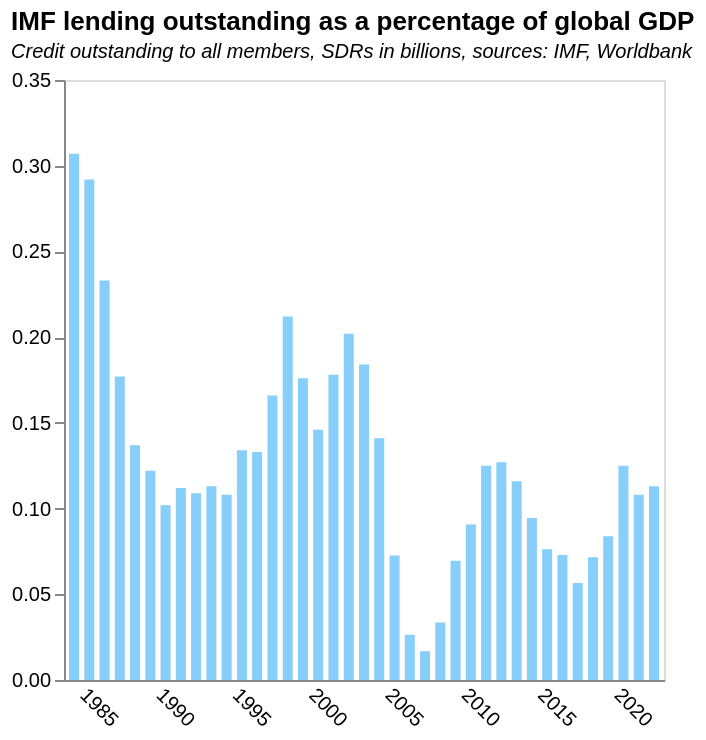

Write a Vega-Lite specification for this figure.
### Vega-Lite specification from a JSON file in a GitHub repository (floating-point values rounded to 4 significant figures)
{"$schema": "https://vega.github.io/schema/vega-lite/v5.json", "title": {"text": "IMF lending outstanding as a percentage of global GDP", "subtitle": "Credit outstanding to all members, SDRs in billions, sources: IMF, Worldbank", "subtitleFontStyle": "italic", "subtitleFontSize": 10, "anchor": "start", "color": "black"}, "data": {"values": [{"Date": "08/31/2022", "GRA Purchases": "93769635059", "PRGT 1/2/": "15254184552", "Totals": "1.09E+11", "Year": "2022", "Total_billion": "109.0238196", "World_GDP": "9.61E+13", "Normalised_totals": "1.13E-03", "totals_as%ofGDP": "1.13E-01", "": "8.66529E+13"}, {"Date": "12/31/2021", "GRA Purchases": "89474552025", "PRGT 1/2/": "14554823681", "Totals": "1.04E+11", "Year": "2021", "Total_billion": "104.0293757", "World_GDP": "9.61E+13", "Normalised_totals": "1.08E-03", "totals_as%ofGDP": "1.08E-01", "": ""}, {"Date": "12/31/2020", "GRA Purchases": "93408630285", "PRGT 1/2/": "12481816684", "Totals": "1.06E+11", "Year": "2020", "Total_billion": "105.890447", "World_GDP": "8.49E+13", "Normalised_totals": "1.25E-03", "totals_as%ofGDP": "1.25E-01", "": ""}, {"Date": "12/31/2019", "GRA Purchases": "66945509865", "PRGT 1/2/": "6590835450", "Totals": "73536345315", "Year": "2019", "Total_billion": "73.53634532", "World_GDP": "8.77E+13", "Normalised_totals": "8.38E-04", "totals_as%ofGDP": "8.38E-02", "": ""}, {"Date": "12/31/2018", "GRA Purchases": "55395611392", "PRGT 1/2/": "6426181029", "Totals": "61821792421", "Year": "2018", "Total_billion": "61.82179242", "World_GDP": "8.64E+13", "Normalised_totals": "7.16E-04", "totals_as%ofGDP": "7.16E-02", "": ""}, {"Date": "12/31/2017", "GRA Purchases": "39585385873", "PRGT 1/2/": "6522280669", "Totals": "46107666542", "Year": "2017", "Total_billion": "46.10766654", "World_GDP": "8.14E+13", "Normalised_totals": "5.66E-04", "totals_as%ofGDP": "5.66E-02", "": ""}, {"Date": "12/31/2016", "GRA Purchases": "49267630851", "PRGT 1/2/": "6482647937", "Totals": "55750278788", "Year": "2016", "Total_billion": "55.75027879", "World_GDP": "7.65E+13", "Normalised_totals": "7.29E-04", "totals_as%ofGDP": "7.29E-02", "": ""}, {"Date": "12/31/2015", "GRA Purchases": "50757840741", "PRGT 1/2/": "6575911158", "Totals": "57333751899", "Year": "2015", "Total_billion": "57.3337519", "World_GDP": "7.52E+13", "Normalised_totals": "7.62E-04", "totals_as%ofGDP": "7.62E-02", "": ""}, {"Date": "12/31/2014", "GRA Purchases": "69041563463", "PRGT 1/2/": "6292755583", "Totals": "75334319046", "Year": "2014", "Total_billion": "75.33431905", "World_GDP": "7.97E+13", "Normalised_totals": "9.45E-04", "totals_as%ofGDP": "9.45E-02", "": ""}, {"Date": "12/31/2013", "GRA Purchases": "83899249061", "PRGT 1/2/": "6174392682", "Totals": "90073641743", "Year": "2013", "Total_billion": "90.07364174", "World_GDP": "7.76E+13", "Normalised_totals": "1.16E-03", "totals_as%ofGDP": "1.16E-01", "": ""}, {"Date": "12/31/2012", "GRA Purchases": "90042348252", "PRGT 1/2/": "5766292503", "Totals": "95808640755", "Year": "2012", "Total_billion": "95.80864076", "World_GDP": "7.55E+13", "Normalised_totals": "1.27E-03", "totals_as%ofGDP": "1.27E-01", "": ""}, {"Date": "12/31/2011", "GRA Purchases": "87276915790", "PRGT 1/2/": "5308609594", "Totals": "92585525384", "Year": "2011", "Total_billion": "92.58552538", "World_GDP": "7.39E+13", "Normalised_totals": "1.25E-03", "totals_as%ofGDP": "1.25E-01", "": ""}, {"Date": "12/31/2010", "GRA Purchases": "55620104510", "PRGT 1/2/": "4819344134", "Totals": "60439448644", "Year": "2010", "Total_billion": "60.43944864", "World_GDP": "6.66E+13", "Normalised_totals": "9.07E-04", "totals_as%ofGDP": "9.07E-02", "": ""}, {"Date": "12/31/2009", "GRA Purchases": "37221142436", "PRGT 1/2/": "5079705286", "Totals": "42300847722", "Year": "2009", "Total_billion": "42.30084772", "World_GDP": "6.08E+13", "Normalised_totals": "6.96E-04", "totals_as%ofGDP": "6.96E-02", "": ""}, {"Date": "12/31/2008", "GRA Purchases": "17514964723", "PRGT 1/2/": "3972372030", "Totals": "21487336753", "Year": "2008", "Total_billion": "21.48733675", "World_GDP": "6.41E+13", "Normalised_totals": "3.35E-04", "totals_as%ofGDP": "3.35E-02", "": ""}, {"Date": "12/31/2007", "GRA Purchases": "6036146757", "PRGT 1/2/": "3796945581", "Totals": "9833092338", "Year": "2007", "Total_billion": "9.833092338", "World_GDP": "5.84E+13", "Normalised_totals": "1.68E-04", "totals_as%ofGDP": "1.68E-02", "": ""}, {"Date": "12/31/2006", "GRA Purchases": "9822640239", "PRGT 1/2/": "3844020520", "Totals": "13666660759", "Year": "2006", "Total_billion": "13.66666076", "World_GDP": "5.18E+13", "Normalised_totals": "2.64E-04", "totals_as%ofGDP": "2.64E-02", "": ""}, {"Date": "12/31/2005", "GRA Purchases": "28432143237", "PRGT 1/2/": "6282121668", "Totals": "34714264905", "Year": "2005", "Total_billion": "34.71426491", "World_GDP": "4.78E+13", "Normalised_totals": "7.26E-04", "totals_as%ofGDP": "7.26E-02", "": ""}, {"Date": "12/31/2004", "GRA Purchases": "55373766674", "PRGT 1/2/": "6766029353", "Totals": "62139796027", "Year": "2004", "Total_billion": "62.13979603", "World_GDP": "4.41E+13", "Normalised_totals": "1.41E-03", "totals_as%ofGDP": "1.41E-01", "": ""}, {"Date": "12/31/2003", "GRA Purchases": "65032062712", "PRGT 1/2/": "6880893268", "Totals": "71912955980", "Year": "2003", "Total_billion": "71.91295598", "World_GDP": "3.91E+13", "Normalised_totals": "1.84E-03", "totals_as%ofGDP": "1.84E-01", "": ""}, {"Date": "12/31/2002", "GRA Purchases": "63601058794", "PRGT 1/2/": "6868671012", "Totals": "70469729806", "Year": "2002", "Total_billion": "70.46972981", "World_GDP": "3.49E+13", "Normalised_totals": "2.02E-03", "totals_as%ofGDP": "2.02E-01", "": ""}, {"Date": "12/31/2001", "GRA Purchases": "53477225409", "PRGT 1/2/": "6424578684", "Totals": "59901804093", "Year": "2001", "Total_billion": "59.90180409", "World_GDP": "3.36E+13", "Normalised_totals": "1.78E-03", "totals_as%ofGDP": "1.78E-01", "": ""}, {"Date": "12/31/2000", "GRA Purchases": "42990531049", "PRGT 1/2/": "6331595468", "Totals": "49322126517", "Year": "2000", "Total_billion": "49.32212652", "World_GDP": "3.38E+13", "Normalised_totals": "1.46E-03", "totals_as%ofGDP": "1.46E-01", "": ""}, {"Date": "12/31/1999", "GRA Purchases": "51061861875", "PRGT 1/2/": "6434274362", "Totals": "57496136237", "Year": "1999", "Total_billion": "57.49613624", "World_GDP": "3.27E+13", "Normalised_totals": "1.76E-03", "totals_as%ofGDP": "1.76E-01", "": ""}, {"Date": "12/31/1998", "GRA Purchases": "60451017051", "PRGT 1/2/": "6288825925", "Totals": "66739842976", "Year": "1998", "Total_billion": "66.73984298", "World_GDP": "3.15E+13", "Normalised_totals": "2.12E-03", "totals_as%ofGDP": "2.12E-01", "": ""}, {"Date": "12/31/1997", "GRA Purchases": "46559033783", "PRGT 1/2/": "6009867422", "Totals": "52568901205", "Year": "1997", "Total_billion": "52.56890121", "World_GDP": "3.16E+13", "Normalised_totals": "1.66E-03", "totals_as%ofGDP": "1.66E-01", "": ""}, {"Date": "12/31/1996", "GRA Purchases": "36127472805", "PRGT 1/2/": "5881609752", "Totals": "42009082557", "Year": "1996", "Total_billion": "42.00908256", "World_GDP": "3.17E+13", "Normalised_totals": "1.33E-03", "totals_as%ofGDP": "1.33E-01", "": ""}, {"Date": "12/31/1995", "GRA Purchases": "35929173412", "PRGT 1/2/": "5657438528", "Totals": "41586611940", "Year": "1995", "Total_billion": "41.58661194", "World_GDP": "3.10E+13", "Normalised_totals": "1.34E-03", "totals_as%ofGDP": "1.34E-01", "": ""}, {"Date": "12/31/1994", "GRA Purchases": "25611676952", "PRGT 1/2/": "4599768498", "Totals": "30211445450", "Year": "1994", "Total_billion": "30.21144545", "World_GDP": "2.79E+13", "Normalised_totals": "1.08E-03", "totals_as%ofGDP": "1.08E-01", "": ""}, {"Date": "12/31/1993", "GRA Purchases": "25196745031", "PRGT 1/2/": "3942792899", "Totals": "29139537930", "Year": "1993", "Total_billion": "29.13953793", "World_GDP": "2.58E+13", "Normalised_totals": "1.13E-03", "totals_as%ofGDP": "1.13E-01", "": ""}, {"Date": "12/31/1992", "GRA Purchases": "23967172718", "PRGT 1/2/": "3804463796", "Totals": "27771636514", "Year": "1992", "Total_billion": "27.77163651", "World_GDP": "2.54E+13", "Normalised_totals": "1.09E-03", "totals_as%ofGDP": "1.09E-01", "": ""}, {"Date": "12/31/1991", "GRA Purchases": "23378573926", "PRGT 1/2/": "3285717796", "Totals": "26664291722", "Year": "1991", "Total_billion": "26.66429172", "World_GDP": "2.38E+13", "Normalised_totals": "1.12E-03", "totals_as%ofGDP": "1.12E-01", "": ""}, {"Date": "12/31/1990", "GRA Purchases": "20731851093", "PRGT 1/2/": "2571911617", "Totals": "23303762710", "Year": "1990", "Total_billion": "23.30376271", "World_GDP": "2.28E+13", "Normalised_totals": "1.02E-03", "totals_as%ofGDP": "1.02E-01", "": ""}, {"Date": "12/31/1989", "GRA Purchases": "22315104224", "PRGT 1/2/": "2334886562", "Totals": "24649990786", "Year": "1989", "Total_billion": "24.64999079", "World_GDP": "2.02E+13", "Normalised_totals": "1.22E-03", "totals_as%ofGDP": "1.22E-01", "": ""}, {"Date": "12/31/1988", "GRA Purchases": "24750004884", "PRGT 1/2/": "1773964293", "Totals": "26523969177", "Year": "1988", "Total_billion": "26.52396918", "World_GDP": "1.93E+13", "Normalised_totals": "1.37E-03", "totals_as%ofGDP": "1.37E-01", "": ""}, {"Date": "12/31/1987", "GRA Purchases": "28751979125", "PRGT 1/2/": "1866342930", "Totals": "30618322055", "Year": "1987", "Total_billion": "30.61832206", "World_GDP": "1.73E+13", "Normalised_totals": "1.77E-03", "totals_as%ofGDP": "1.77E-01", "": ""}, {"Date": "12/31/1986", "GRA Purchases": "33334905644", "PRGT 1/2/": "2013169931", "Totals": "35348075575", "Year": "1986", "Total_billion": "35.34807558", "World_GDP": "1.52E+13", "Normalised_totals": "2.33E-03", "totals_as%ofGDP": "2.33E-01", "": ""}, {"Date": "12/31/1985", "GRA Purchases": "35194787249", "PRGT 1/2/": "2470247948", "Totals": "37665035197", "Year": "1985", "Total_billion": "37.6650352", "World_GDP": "1.29E+13", "Normalised_totals": "2.92E-03", "totals_as%ofGDP": "2.92E-01", "": ""}, {"Date": "12/31/1984", "GRA Purchases": "34936772393", "PRGT 1/2/": "2769874900", "Totals": "37706647293", "Year": "1984", "Total_billion": "37.70664729", "World_GDP": "1.23E+13", "Normalised_totals": "3.07E-03", "totals_as%ofGDP": "3.07E-01", "": ""}, {"Date": "", "GRA Purchases": "", "PRGT 1/2/": "", "Totals": "", "Year": "", "Total_billion": "", "World_GDP": "", "Normalised_totals": "", "totals_as%ofGDP": "", "": ""}, {"Date": "", "GRA Purchases": "", "PRGT 1/2/": "", "Totals": "", "Year": "", "Total_billion": "", "World_GDP": "", "Normalised_totals": "", "totals_as%ofGDP": "", "": ""}, {"Date": " 1/ Includes loans under the Structural Adjustment Facility and Trust Fund.", "GRA Purchases": "", "PRGT 1/2/": "", "Totals": "", "Year": "", "Total_billion": "", "World_GDP": "", "Normalised_totals": "", "totals_as%ofGDP": "", "": ""}, {"Date": "", "GRA Purchases": "", "PRGT 1/2/": "", "Totals": "", "Year": "", "Total_billion": "", "World_GDP": "", "Normalised_totals": "", "totals_as%ofGDP": "", "": ""}, {"Date": " 2/ Formerly PRGF-ESF.", "GRA Purchases": "", "PRGT 1/2/": "", "Totals": "", "Year": "", "Total_billion": "", "World_GDP": "", "Normalised_totals": "", "totals_as%ofGDP": "", "": ""}, {"Date": "", "GRA Purchases": "", "PRGT 1/2/": "", "Totals": "", "Year": "", "Total_billion": "", "World_GDP": "", "Normalised_totals": "", "totals_as%ofGDP": "", "": ""}, {"Date": "", "GRA Purchases": "", "PRGT 1/2/": "", "Totals": "", "Year": "", "Total_billion": "", "World_GDP": "", "Normalised_totals": "", "totals_as%ofGDP": "", "": ""}, {"Date": "", "GRA Purchases": "", "PRGT 1/2/": "", "Totals": "", "Year": "", "Total_billion": "", "World_GDP": "", "Normalised_totals": "", "totals_as%ofGDP": "", "": ""}, {"Date": "", "GRA Purchases": "", "PRGT 1/2/": "", "Totals": "", "Year": "", "Total_billion": "", "World_GDP": "", "Normalised_totals": "", "totals_as%ofGDP": "", "": ""}, {"Date": "", "GRA Purchases": "", "PRGT 1/2/": "", "Totals": "", "Year": "", "Total_billion": "", "World_GDP": "", "Normalised_totals": "", "totals_as%ofGDP": "", "": ""}, {"Date": "", "GRA Purchases": "", "PRGT 1/2/": "", "Totals": "", "Year": "", "Total_billion": "", "World_GDP": "", "Normalised_totals": "", "totals_as%ofGDP": "", "": ""}, {"Date": "", "GRA Purchases": "", "PRGT 1/2/": "", "Totals": "", "Year": "", "Total_billion": "", "World_GDP": "", "Normalised_totals": "", "totals_as%ofGDP": "", "": ""}, {"Date": "", "GRA Purchases": "", "PRGT 1/2/": "", "Totals": "", "Year": "", "Total_billion": "", "World_GDP": "", "Normalised_totals": "", "totals_as%ofGDP": "", "": ""}, {"Date": "", "GRA Purchases": "", "PRGT 1/2/": "", "Totals": "", "Year": "", "Total_billion": "", "World_GDP": "", "Normalised_totals": "", "totals_as%ofGDP": "", "": ""}, {"Date": "", "GRA Purchases": "", "PRGT 1/2/": "", "Totals": "", "Year": "", "Total_billion": "", "World_GDP": "", "Normalised_totals": "", "totals_as%ofGDP": "", "": ""}, {"Date": "", "GRA Purchases": "2.89E+13", "PRGT 1/2/": "2.99E+13", "Totals": "3.10E+13", "Year": "3.21E+13", "Total_billion": "3.36E+13", "World_GDP": "3.49E+13", "Normalised_totals": "3.59E+13", "totals_as%ofGDP": "3.64E+13", "": ""}], "format": {"parse": {"Year": "date"}}}, "height": 300, "width": 300, "mark": {"type": "bar", "color": "lightskyblue"}, "encoding": {"x": {"field": "Year", "type": "temporal", "axis": {"title": null, "grid": false, "ticks": false, "labelAngle": 45}}, "y": {"field": "totals_as%ofGDP", "type": "quantitative", "title": "", "axis": {"grid": false}}}}
